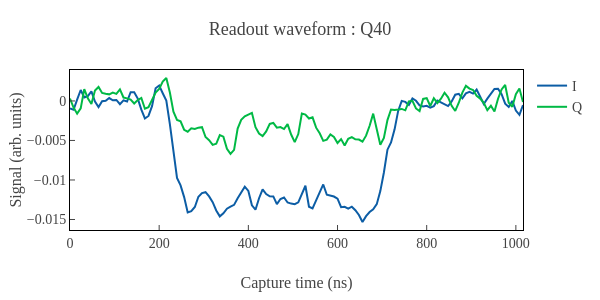
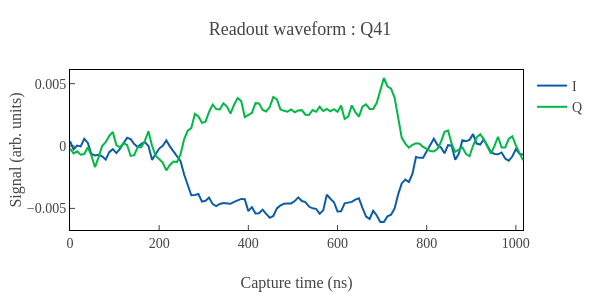
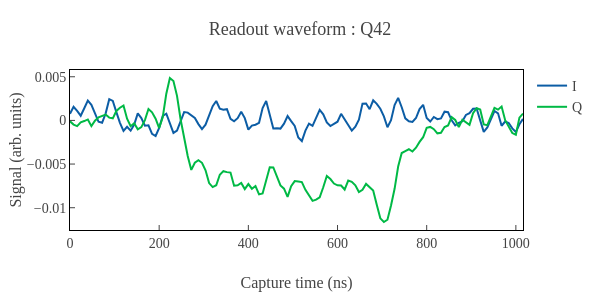
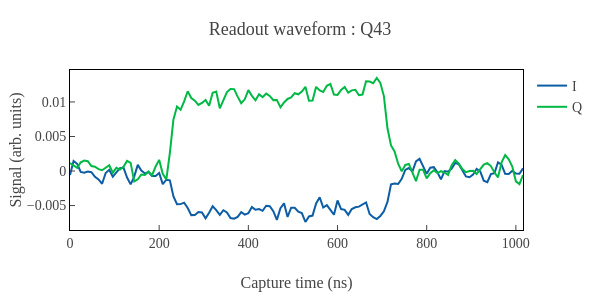

Notebook code cell kept with these figures, in order:
### Code cell
result = ex.check_waveform()
